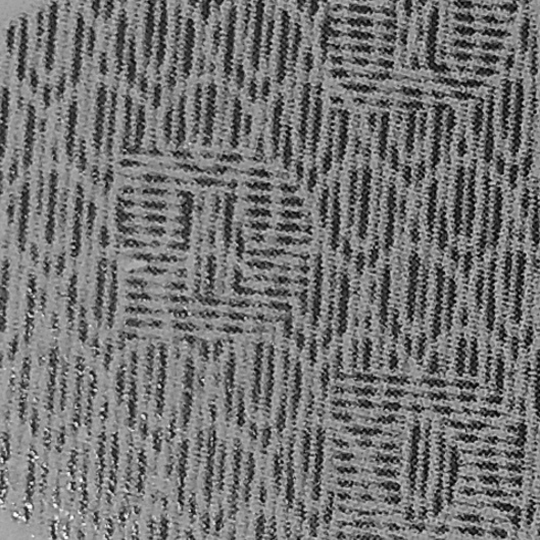
#> input picture resolution/fake/fake1.png, 1080 x 1080 px (shown at 1/2 size)
$ python -i app.py   (imports and definitions only)   (older library calls are emulated)
#> lines starting #> are read from the running program, lines starting #| are printed output that depends on the picture
from flask import Flask, render_template, request
import os, tempfile, cv2, numpy as np, pywt, joblib
from scipy.stats import skew, kurtosis
from skimage.feature import local_binary_pattern

# [1 line not run here, left out]

ROI_SIZE = 1080

# ---------- load trained model ----------
MODEL_PATH = "model_v5.pkl"
SCALER_PATH = "scaler_v5.pkl"

# [6 lines not run here, left out]


# ---------- preprocessing ----------
def preprocess_image(path, size=(ROI_SIZE, ROI_SIZE)):
#> called with path = 'resolution/fake/fake1.png', size = (1080, 1080)
    img = cv2.imread(path)
#> img is the input picture: shape (1080, 1080, 3); min 0, max 255, mean 115.6
    if img is None:
        raise ValueError("Unreadable image.")
    gray = cv2.cvtColor(img, cv2.COLOR_BGR2GRAY)
    clahe = cv2.createCLAHE(clipLimit=2.0, tileGridSize=(8, 8))
    gray = clahe.apply(gray)
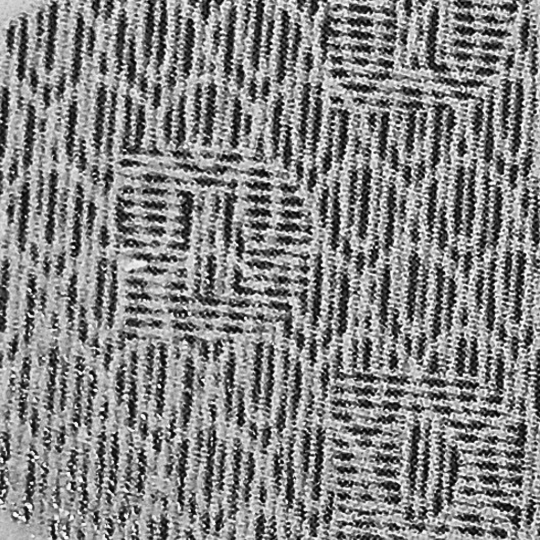
#> gray: shape (1080, 1080) (shown at 1/2 size); min 0, max 255, mean 132.7
    img = cv2.resize(img, size)
    gray = cv2.resize(gray, size)
    return img, gray


# ---------- feature extraction (exactly as in train.py) ----------
# [50 lines left out: functions wavelet_color_features, lbp_texture_features, extract_features, not called in this run]


# ---------- routes ----------
# [3 lines that did not run here, left out]


# [30 lines that did not run here, left out]


# [2 lines not run here, left out]

>>> result = preprocess_image('resolution/fake/fake1.png')

$ run again, on resolution/fake/fake10.png
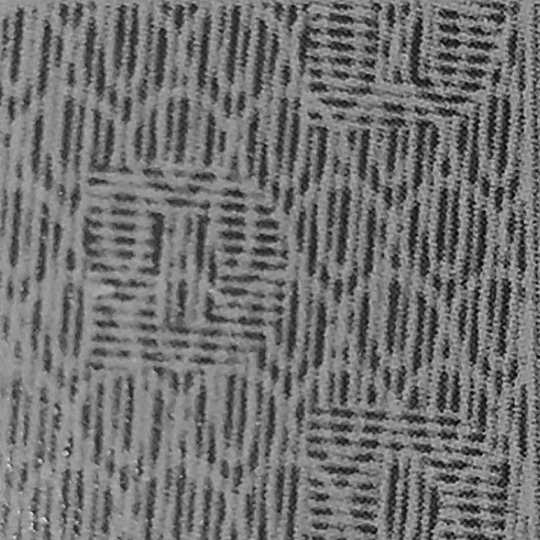
#> input picture resolution/fake/fake10.png, 1080 x 1080 px (shown at 1/2 size)
#> in preprocess_image, img is the input picture: shape (1080, 1080, 3); min 0, max 249, mean 112.9
#> in preprocess_image, `gray = clahe.apply(gray)`:
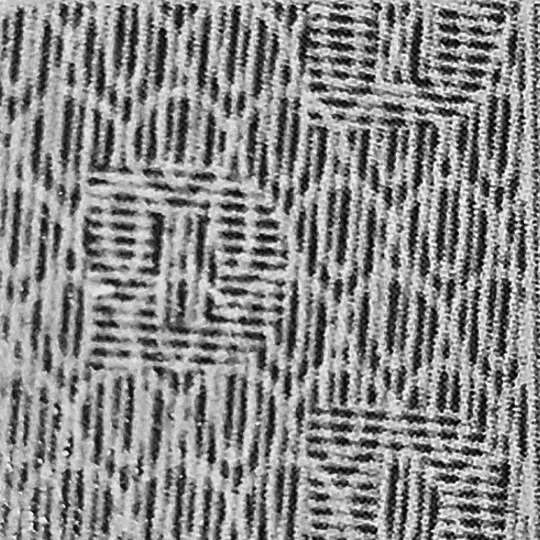
#> gray: shape (1080, 1080) (shown at 1/2 size); min 0, max 253, mean 136.3

$ run again, on resolution/fake/fake2.png
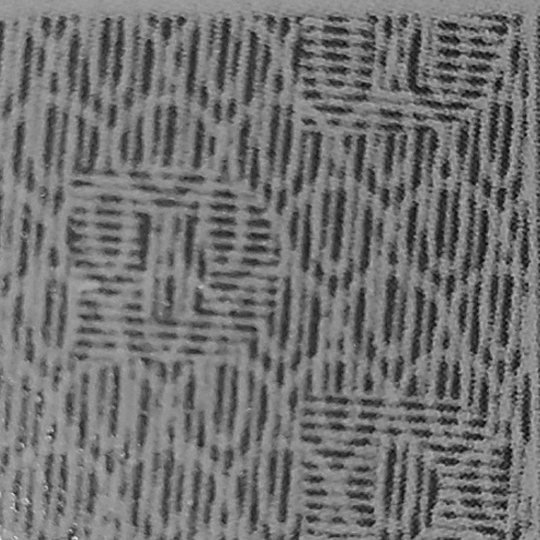
#> input picture resolution/fake/fake2.png, 1080 x 1080 px (shown at 1/2 size)
#> in preprocess_image, img is the input picture: shape (1080, 1080, 3); min 0, max 244, mean 113.3
#> in preprocess_image, `gray = clahe.apply(gray)`:
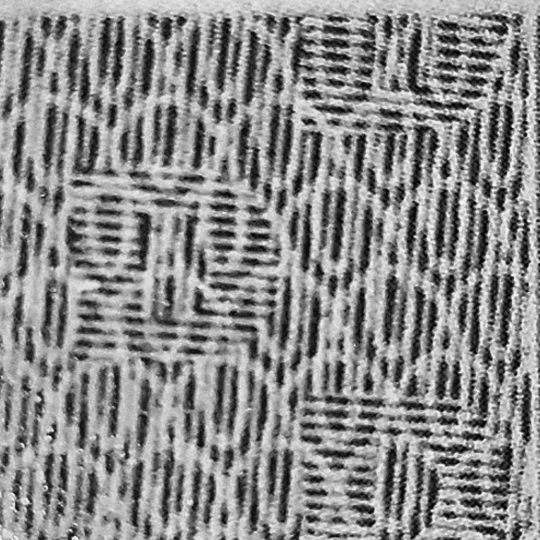
#> gray: shape (1080, 1080) (shown at 1/2 size); min 0, max 251, mean 138

$ run again, on resolution/fake/fake3.png
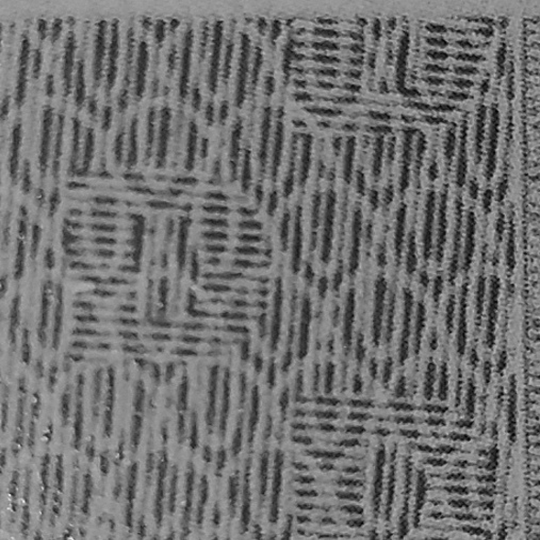
#> input picture resolution/fake/fake3.png, 1080 x 1080 px (shown at 1/2 size)
#> in preprocess_image, img is the input picture: shape (1080, 1080, 3); min 0, max 254, mean 113
#> in preprocess_image, `gray = clahe.apply(gray)`:
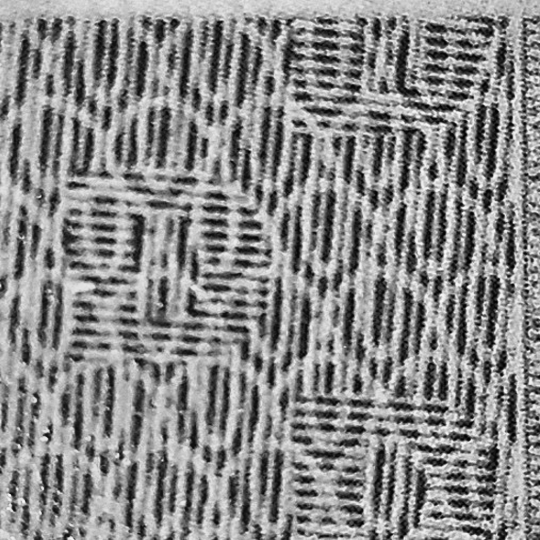
#> gray: shape (1080, 1080) (shown at 1/2 size); min 0, max 255, mean 137.5
